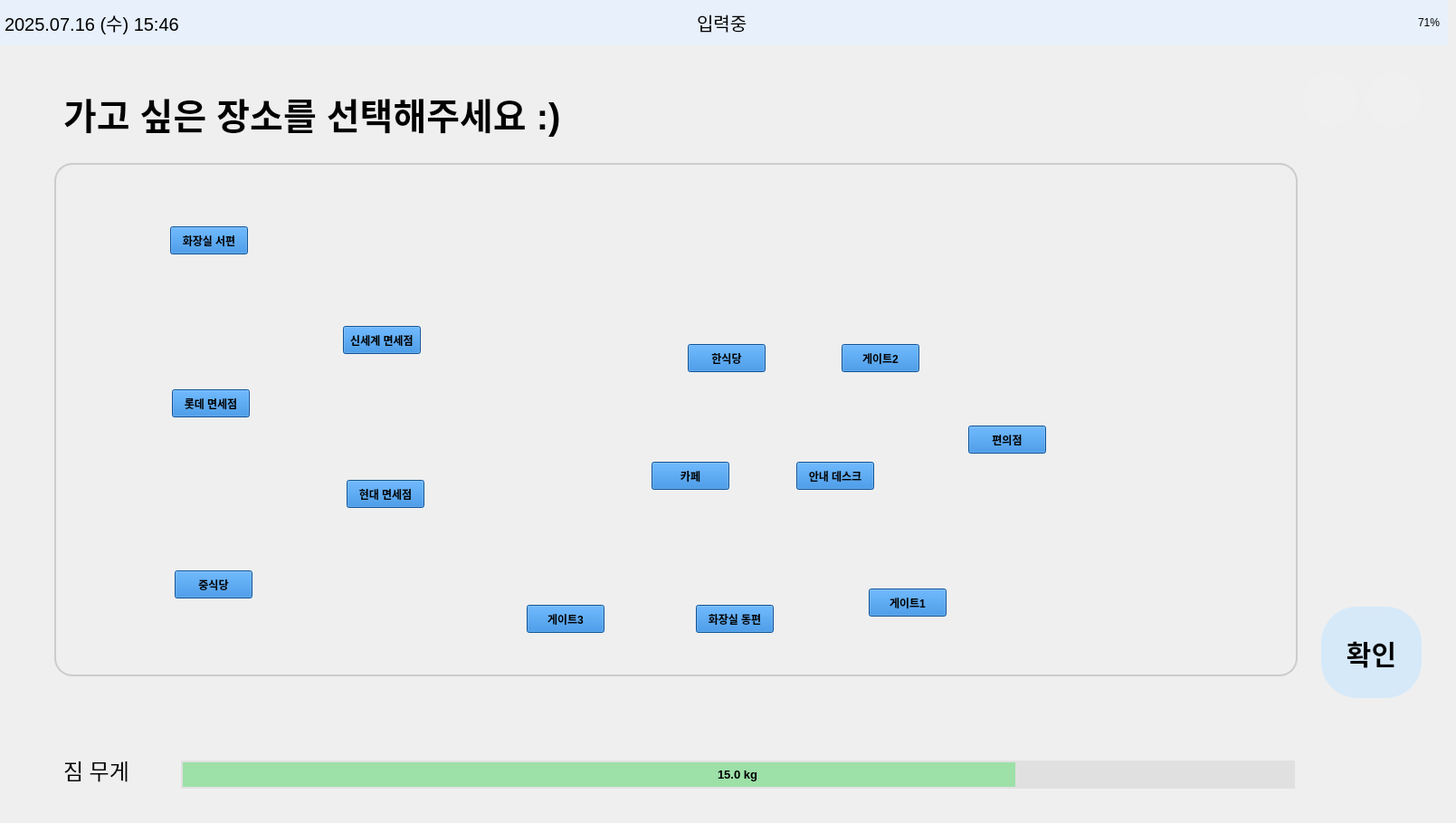
    <widget class="QWidget" name="page_select_place">
     <widget class="QLabel" name="label_weight6">
      <property name="geometry">
       <rect>
        <x>70</x>
        <y>830</y>
        <width>101</width>
        <height>41</height>
       </rect>
      </property>
      <property name="font">
       <font>
        <pointsize>18</pointsize>
       </font>
      </property>
      <property name="styleSheet">
       <string notr="true">QLabel {
    color: #000000;  /* 원하는 색상 코드로 변경 */
}
</string>
      </property>
      <property name="text">
       <string>짐 무게</string>
      </property>
      <property name="alignment">
       <set>Qt::AlignLeading|Qt::AlignLeft|Qt::AlignVCenter</set>
      </property>
     </widget>
     <widget class="QFrame" name="topbar6">
      <property name="geometry">
       <rect>
        <x>0</x>
        <y>0</y>
        <width>1600</width>
        <height>50</height>
       </rect>
      </property>
      <property name="palette">
       <palette>
        <active>
         <colorrole role="WindowText">
          <brush brushstyle="SolidPattern">
           <color alpha="255">
            <red>0</red>
            <green>0</green>
            <blue>0</blue>
           </color>
          </brush>
         </colorrole>
         <colorrole role="Button">
          <brush brushstyle="SolidPattern">
           <color alpha="255">
            <red>231</red>
            <green>240</green>
            <blue>251</blue>
           </color>
          </brush>
         </colorrole>
         <colorrole role="Light">
          <brush brushstyle="SolidPattern">
           <color alpha="255">
            <red>255</red>
            <green>116</green>
            <blue>116</blue>
           </color>
          </brush>
         </colorrole>
         <colorrole role="Midlight">
          <brush brushstyle="SolidPattern">
           <color alpha="255">
            <red>247</red>
            <green>63</green>
            <blue>63</blue>
           </color>
          </brush>
         </colorrole>
         <colorrole role="Dark">
          <brush brushstyle="SolidPattern">
           <color alpha="255">
            <red>120</red>
            <green>6</green>
            <blue>6</blue>
           </color>
          </brush>
         </colorrole>
         <colorrole role="Mid">
          <brush brushstyle="SolidPattern">
           <color alpha="255">
            <red>160</red>
            <green>7</green>
            <blue>7</blue>
           </color>
          </brush>
         </colorrole>
         <colorrole role="Text">
          <brush brushstyle="SolidPattern">
           <color alpha="255">
            <red>0</red>
            <green>0</green>
            <blue>0</blue>
           </color>
          </brush>
         </colorrole>
         <colorrole role="BrightText">
          <brush brushstyle="SolidPattern">
           <color alpha="255">
            <red>255</red>
            <green>255</green>
            <blue>255</blue>
           </color>
          </brush>
         </colorrole>
         <colorrole role="ButtonText">
          <brush brushstyle="SolidPattern">
           <color alpha="255">
            <red>0</red>
            <green>0</green>
            <blue>0</blue>
           </color>
          </brush>
         </colorrole>
         <colorrole role="Base">
          <brush brushstyle="SolidPattern">
           <color alpha="255">
            <red>231</red>
            <green>240</green>
            <blue>251</blue>
           </color>
          </brush>
         </colorrole>
         <colorrole role="Window">
          <brush brushstyle="SolidPattern">
           <color alpha="255">
            <red>231</red>
            <green>240</green>
            <blue>251</blue>
           </color>
          </brush>
         </colorrole>
         <colorrole role="Shadow">
          <brush brushstyle="SolidPattern">
           <color alpha="255">
            <red>0</red>
            <green>0</green>
            <blue>0</blue>
           </color>
          </brush>
         </colorrole>
         <colorrole role="AlternateBase">
          <brush brushstyle="SolidPattern">
           <color alpha="255">
            <red>247</red>
            <green>133</green>
            <blue>133</blue>
           </color>
          </brush>
         </colorrole>
         <colorrole role="ToolTipBase">
          <brush brushstyle="SolidPattern">
           <color alpha="255">
            <red>255</red>
            <green>255</green>
            <blue>220</blue>
           </color>
          </brush>
         </colorrole>
         <colorrole role="ToolTipText">
          <brush brushstyle="SolidPattern">
           <color alpha="255">
            <red>0</red>
            <green>0</green>
            <blue>0</blue>
           </color>
          </brush>
         </colorrole>
         <colorrole role="PlaceholderText">
          <brush brushstyle="SolidPattern">
           <color alpha="128">
            <red>0</red>
            <green>0</green>
            <blue>0</blue>
           </color>
          </brush>
         </colorrole>
        </active>
        <inactive>
         <colorrole role="WindowText">
          <brush brushstyle="SolidPattern">
           <color alpha="255">
            <red>0</red>
            <green>0</green>
            <blue>0</blue>
           </color>
          </brush>
         </colorrole>
         <colorrole role="Button">
          <brush brushstyle="SolidPattern">
           <color alpha="255">
            <red>231</red>
            <green>240</green>
            <blue>251</blue>
           </color>
          </brush>
         </colorrole>
         <colorrole role="Light">
          <brush brushstyle="SolidPattern">
           <color alpha="255">
            <red>255</red>
            <green>116</green>
            <blue>116</blue>
           </color>
          </brush>
         </colorrole>
         <colorrole role="Midlight">
          <brush brushstyle="SolidPattern">
           <color alpha="255">
            <red>247</red>
            <green>63</green>
            <blue>63</blue>
           </color>
          </brush>
         </colorrole>
         <colorrole role="Dark">
          <brush brushstyle="SolidPattern">
           <color alpha="255">
            <red>120</red>
            <green>6</green>
            <blue>6</blue>
           </color>
          </brush>
         </colorrole>
         <colorrole role="Mid">
          <brush brushstyle="SolidPattern">
           <color alpha="255">
            <red>160</red>
            <green>7</green>
            <blue>7</blue>
           </color>
          </brush>
         </colorrole>
         <colorrole role="Text">
          <brush brushstyle="SolidPattern">
           <color alpha="255">
            <red>0</red>
            <green>0</green>
            <blue>0</blue>
           </color>
          </brush>
         </colorrole>
         <colorrole role="BrightText">
          <brush brushstyle="SolidPattern">
           <color alpha="255">
            <red>255</red>
            <green>255</green>
            <blue>255</blue>
           </color>
          </brush>
         </colorrole>
         <colorrole role="ButtonText">
          <brush brushstyle="SolidPattern">
           <color alpha="255">
            <red>0</red>
            <green>0</green>
            <blue>0</blue>
           </color>
          </brush>
         </colorrole>
         <colorrole role="Base">
          <brush brushstyle="SolidPattern">
           <color alpha="255">
            <red>231</red>
            <green>240</green>
            <blue>251</blue>
           </color>
          </brush>
         </colorrole>
         <colorrole role="Window">
          <brush brushstyle="SolidPattern">
           <color alpha="255">
            <red>231</red>
            <green>240</green>
            <blue>251</blue>
           </color>
          </brush>
         </colorrole>
         <colorrole role="Shadow">
          <brush brushstyle="SolidPattern">
           <color alpha="255">
            <red>0</red>
            <green>0</green>
            <blue>0</blue>
           </color>
          </brush>
         </colorrole>
         <colorrole role="AlternateBase">
          <brush brushstyle="SolidPattern">
           <color alpha="255">
            <red>247</red>
            <green>133</green>
            <blue>133</blue>
           </color>
          </brush>
         </colorrole>
         <colorrole role="ToolTipBase">
          <brush brushstyle="SolidPattern">
           <color alpha="255">
            <red>255</red>
            <green>255</green>
            <blue>220</blue>
           </color>
          </brush>
         </colorrole>
         <colorrole role="ToolTipText">
          <brush brushstyle="SolidPattern">
           <color alpha="255">
            <red>0</red>
            <green>0</green>
            <blue>0</blue>
           </color>
          </brush>
         </colorrole>
         <colorrole role="PlaceholderText">
          <brush brushstyle="SolidPattern">
           <color alpha="128">
            <red>0</red>
            <green>0</green>
            <blue>0</blue>
           </color>
          </brush>
         </colorrole>
        </inactive>
        <disabled>
         <colorrole role="WindowText">
          <brush brushstyle="SolidPattern">
           <color alpha="255">
            <red>120</red>
            <green>6</green>
            <blue>6</blue>
           </color>
          </brush>
         </colorrole>
         <colorrole role="Button">
          <brush brushstyle="SolidPattern">
           <color alpha="255">
            <red>231</red>
            <green>240</green>
            <blue>251</blue>
           </color>
          </brush>
         </colorrole>
         <colorrole role="Light">
          <brush brushstyle="SolidPattern">
           <color alpha="255">
            <red>255</red>
            <green>116</green>
            <blue>116</blue>
           </color>
          </brush>
         </colorrole>
         <colorrole role="Midlight">
          <brush brushstyle="SolidPattern">
           <color alpha="255">
            <red>247</red>
            <green>63</green>
            <blue>63</blue>
           </color>
          </brush>
         </colorrole>
         <colorrole role="Dark">
          <brush brushstyle="SolidPattern">
           <color alpha="255">
            <red>120</red>
            <green>6</green>
            <blue>6</blue>
           </color>
          </brush>
         </colorrole>
         <colorrole role="Mid">
          <brush brushstyle="SolidPattern">
           <color alpha="255">
            <red>160</red>
            <green>7</green>
            <blue>7</blue>
           </color>
          </brush>
         </colorrole>
         <colorrole role="Text">
          <brush brushstyle="SolidPattern">
           <color alpha="255">
            <red>120</red>
            <green>6</green>
            <blue>6</blue>
           </color>
          </brush>
         </colorrole>
         <colorrole role="BrightText">
          <brush brushstyle="SolidPattern">
           <color alpha="255">
            <red>255</red>
            <green>255</green>
            <blue>255</blue>
           </color>
          </brush>
         </colorrole>
         <colorrole role="ButtonText">
          <brush brushstyle="SolidPattern">
           <color alpha="255">
            <red>120</red>
            <green>6</green>
            <blue>6</blue>
           </color>
          </brush>
         </colorrole>
         <colorrole role="Base">
          <brush brushstyle="SolidPattern">
           <color alpha="255">
            <red>231</red>
            <green>240</green>
            <blue>251</blue>
           </color>
          </brush>
         </colorrole>
         <colorrole role="Window">
          <brush brushstyle="SolidPattern">
           <color alpha="255">
            <red>231</red>
            <green>240</green>
            <blue>251</blue>
           </color>
          </brush>
         </colorrole>
         <colorrole role="Shadow">
          <brush brushstyle="SolidPattern">
           <color alpha="255">
            <red>0</red>
            <green>0</green>
            <blue>0</blue>
           </color>
          </brush>
         </colorrole>
         <colorrole role="AlternateBase">
          <brush brushstyle="SolidPattern">
           <color alpha="255">
            <red>240</red>
            <green>11</green>
            <blue>11</blue>
           </color>
          </brush>
         </colorrole>
         <colorrole role="ToolTipBase">
          <brush brushstyle="SolidPattern">
           <color alpha="255">
            <red>255</red>
            <green>255</green>
            <blue>220</blue>
           </color>
          </brush>
         </colorrole>
         <colorrole role="ToolTipText">
          <brush brushstyle="SolidPattern">
           <color alpha="255">
            <red>0</red>
            <green>0</green>
            <blue>0</blue>
           </color>
          </brush>
         </colorrole>
         <colorrole role="PlaceholderText">
          <brush brushstyle="SolidPattern">
           <color alpha="128">
            <red>0</red>
            <green>0</green>
            <blue>0</blue>
           </color>
          </brush>
         </colorrole>
        </disabled>
       </palette>
      </property>
      <property name="styleSheet">
       <string>background-color: #e7f0fb;</string>
      </property>
      <widget class="QLabel" name="label_datetime6">
       <property name="geometry">
        <rect>
         <x>5</x>
         <y>0</y>
         <width>331</width>
         <height>50</height>
        </rect>
       </property>
       <property name="font">
        <font>
         <pointsize>15</pointsize>
        </font>
       </property>
       <property name="text">
        <string>2025.07.16 (수) 15:46</string>
       </property>
      </widget>
      <widget class="QLabel" name="label_battery6">
       <property name="geometry">
        <rect>
         <x>1470</x>
         <y>0</y>
         <width>121</width>
         <height>50</height>
        </rect>
       </property>
       <property name="text">
        <string>71%</string>
       </property>
       <property name="alignment">
        <set>Qt::AlignRight|Qt::AlignTrailing|Qt::AlignVCenter</set>
       </property>
      </widget>
      <widget class="QLabel" name="label_status6">
       <property name="geometry">
        <rect>
         <x>770</x>
         <y>0</y>
         <width>141</width>
         <height>50</height>
        </rect>
       </property>
       <property name="font">
        <font>
         <pointsize>15</pointsize>
         <weight>50</weight>
         <bold>false</bold>
        </font>
       </property>
       <property name="text">
        <string>입력중</string>
       </property>
      </widget>
      <widget class="QLabel" name="label_image6">
       <property name="geometry">
        <rect>
         <x>690</x>
         <y>0</y>
         <width>71</width>
         <height>50</height>
        </rect>
       </property>
       <property name="text">
        <string/>
       </property>
       <property name="pixmap">
        <pixmap>icon/입력중.png</pixmap>
       </property>
       <property name="scaledContents">
        <bool>true</bool>
       </property>
      </widget>
     </widget>
     <widget class="QProgressBar" name="weight_bar6">
      <property name="geometry">
       <rect>
        <x>200</x>
        <y>840</y>
        <width>1231</width>
        <height>31</height>
       </rect>
      </property>
      <property name="font">
       <font>
        <pointsize>10</pointsize>
        <weight>75</weight>
        <bold>true</bold>
       </font>
      </property>
      <property name="styleSheet">
       <string notr="true">QProgressBar {
    border: 2px solid #E0E0E0;         /* 테두리: 불투명 회색 */
    border-radius: 30px;               /* 둥글게 */
    background-color: #E0E0E0;         /* 배경: 불투명 연회색 */
    text-align: center;                /* 텍스트 중앙 정렬 */
}

QProgressBar::chunk {
    background-color: rgba(129, 224, 144, 180);   /* 초록색 바 + 투명도 */
    border-radius: 30px;
}
</string>
      </property>
      <property name="maximum">
       <number>20000</number>
      </property>
      <property name="value">
       <number>15000</number>
      </property>
      <property name="format">
       <string>15.0 kg</string>
      </property>
     </widget>
     <widget class="QLabel" name="label_select_place_text6">
      <property name="geometry">
       <rect>
        <x>70</x>
        <y>60</y>
        <width>1021</width>
        <height>131</height>
       </rect>
      </property>
      <property name="font">
       <font>
        <pointsize>30</pointsize>
        <weight>75</weight>
        <bold>true</bold>
       </font>
      </property>
      <property name="styleSheet">
       <string notr="true">background-color: rgba(255, 255, 255, 0);</string>
      </property>
      <property name="text">
       <string>가고 싶은 장소를 선택해주세요 :)</string>
      </property>
      <property name="alignment">
       <set>Qt::AlignLeading|Qt::AlignLeft|Qt::AlignVCenter</set>
      </property>
     </widget>
     <widget class="QPushButton" name="btn_back6">
      <property name="geometry">
       <rect>
        <x>1510</x>
        <y>80</y>
        <width>60</width>
        <height>60</height>
       </rect>
      </property>
      <property name="palette">
       <palette>
        <active>
         <colorrole role="Button">
          <brush brushstyle="SolidPattern">
           <color alpha="255">
            <red>240</red>
            <green>240</green>
            <blue>240</blue>
           </color>
          </brush>
         </colorrole>
         <colorrole role="Base">
          <brush brushstyle="SolidPattern">
           <color alpha="255">
            <red>240</red>
            <green>240</green>
            <blue>240</blue>
           </color>
          </brush>
         </colorrole>
         <colorrole role="Window">
          <brush brushstyle="SolidPattern">
           <color alpha="255">
            <red>240</red>
            <green>240</green>
            <blue>240</blue>
           </color>
          </brush>
         </colorrole>
        </active>
        <inactive>
         <colorrole role="Button">
          <brush brushstyle="SolidPattern">
           <color alpha="255">
            <red>240</red>
            <green>240</green>
            <blue>240</blue>
           </color>
          </brush>
         </colorrole>
         <colorrole role="Base">
          <brush brushstyle="SolidPattern">
           <color alpha="255">
            <red>240</red>
            <green>240</green>
            <blue>240</blue>
           </color>
          </brush>
         </colorrole>
         <colorrole role="Window">
          <brush brushstyle="SolidPattern">
           <color alpha="255">
            <red>240</red>
            <green>240</green>
            <blue>240</blue>
           </color>
          </brush>
         </colorrole>
        </inactive>
        <disabled>
         <colorrole role="Button">
          <brush brushstyle="SolidPattern">
           <color alpha="255">
            <red>240</red>
            <green>240</green>
            <blue>240</blue>
           </color>
          </brush>
         </colorrole>
         <colorrole role="Base">
          <brush brushstyle="SolidPattern">
           <color alpha="255">
            <red>240</red>
            <green>240</green>
            <blue>240</blue>
           </color>
          </brush>
         </colorrole>
         <colorrole role="Window">
          <brush brushstyle="SolidPattern">
           <color alpha="255">
            <red>240</red>
            <green>240</green>
            <blue>240</blue>
           </color>
          </brush>
         </colorrole>
        </disabled>
       </palette>
      </property>
      <property name="styleSheet">
       <string notr="true">QPushButton {
    border: none;
    border-radius: 30px;
    background-color: #F0F0F0;
}</string>
      </property>
      <property name="text">
       <string/>
      </property>
      <property name="icon">
       <iconset>
        <normaloff>icon/back.png</normaloff>icon/back.png</iconset>
      </property>
      <property name="iconSize">
       <size>
        <width>40</width>
        <height>40</height>
       </size>
      </property>
     </widget>
     <widget class="QPushButton" name="btn_home6">
      <property name="geometry">
       <rect>
        <x>1440</x>
        <y>80</y>
        <width>60</width>
        <height>60</height>
       </rect>
      </property>
      <property name="palette">
       <palette>
        <active>
         <colorrole role="Button">
          <brush brushstyle="SolidPattern">
           <color alpha="255">
            <red>240</red>
            <green>240</green>
            <blue>240</blue>
           </color>
          </brush>
         </colorrole>
         <colorrole role="Base">
          <brush brushstyle="SolidPattern">
           <color alpha="255">
            <red>240</red>
            <green>240</green>
            <blue>240</blue>
           </color>
          </brush>
         </colorrole>
         <colorrole role="Window">
          <brush brushstyle="SolidPattern">
           <color alpha="255">
            <red>240</red>
            <green>240</green>
            <blue>240</blue>
           </color>
          </brush>
         </colorrole>
        </active>
        <inactive>
         <colorrole role="Button">
          <brush brushstyle="SolidPattern">
           <color alpha="255">
            <red>240</red>
            <green>240</green>
            <blue>240</blue>
           </color>
          </brush>
         </colorrole>
         <colorrole role="Base">
          <brush brushstyle="SolidPattern">
           <color alpha="255">
            <red>240</red>
            <green>240</green>
            <blue>240</blue>
           </color>
          </brush>
         </colorrole>
         <colorrole role="Window">
          <brush brushstyle="SolidPattern">
           <color alpha="255">
            <red>240</red>
            <green>240</green>
            <blue>240</blue>
           </color>
          </brush>
         </colorrole>
        </inactive>
        <disabled>
         <colorrole role="Button">
          <brush brushstyle="SolidPattern">
           <color alpha="255">
            <red>240</red>
            <green>240</green>
            <blue>240</blue>
           </color>
          </brush>
         </colorrole>
         <colorrole role="Base">
          <brush brushstyle="SolidPattern">
           <color alpha="255">
            <red>240</red>
            <green>240</green>
            <blue>240</blue>
           </color>
          </brush>
         </colorrole>
         <colorrole role="Window">
          <brush brushstyle="SolidPattern">
           <color alpha="255">
            <red>240</red>
            <green>240</green>
            <blue>240</blue>
           </color>
          </brush>
         </colorrole>
        </disabled>
       </palette>
      </property>
      <property name="styleSheet">
       <string notr="true">QPushButton {
    border: none;
    border-radius: 30px;
    background-color: #F0F0F0;
}</string>
      </property>
      <property name="text">
       <string/>
      </property>
      <property name="icon">
       <iconset>
        <normaloff>icon/home.png</normaloff>icon/home.png</iconset>
      </property>
      <property name="iconSize">
       <size>
        <width>40</width>
        <height>40</height>
       </size>
      </property>
     </widget>
     <widget class="QPushButton" name="btn_start6">
      <property name="geometry">
       <rect>
        <x>1460</x>
        <y>670</y>
        <width>111</width>
        <height>101</height>
       </rect>
      </property>
      <property name="font">
       <font>
        <pointsize>-1</pointsize>
        <weight>75</weight>
        <bold>true</bold>
       </font>
      </property>
      <property name="styleSheet">
       <string notr="true">QPushButton {
    background-color: #d6e9f9;
    border: none;
    border-radius: 40px;        /* 반지름 = 버튼 크기 절반 */
    min-width: 80px;
    min-height: 80px;
    font-size: 30px;
    font-weight: bold;
    color: #000000;
}
</string>
      </property>
      <property name="text">
       <string>확인</string>
      </property>
     </widget>
     <widget class="QPushButton" name="btn_place_info_desk">
      <property name="geometry">
       <rect>
        <x>880</x>
        <y>510</y>
        <width>86</width>
        <height>31</height>
       </rect>
      </property>
      <property name="font">
       <font>
        <weight>75</weight>
        <bold>true</bold>
       </font>
      </property>
      <property name="styleSheet">
       <string notr="true">background-color: #1976D2;</string>
      </property>
      <property name="text">
       <string>안내 데스크</string>
      </property>
      <property name="flat">
       <bool>false</bool>
      </property>
     </widget>
     <widget class="QPushButton" name="btn_place_restaurant_K">
      <property name="geometry">
       <rect>
        <x>760</x>
        <y>380</y>
        <width>86</width>
        <height>31</height>
       </rect>
      </property>
      <property name="font">
       <font>
        <weight>75</weight>
        <bold>true</bold>
       </font>
      </property>
      <property name="styleSheet">
       <string notr="true">background-color: #1976D2;</string>
      </property>
      <property name="text">
       <string>한식당</string>
      </property>
     </widget>
     <widget class="QPushButton" name="btn_place_gate1">
      <property name="geometry">
       <rect>
        <x>960</x>
        <y>650</y>
        <width>86</width>
        <height>31</height>
       </rect>
      </property>
      <property name="font">
       <font>
        <weight>75</weight>
        <bold>true</bold>
       </font>
      </property>
      <property name="styleSheet">
       <string notr="true">background-color: #1976D2;</string>
      </property>
      <property name="text">
       <string>게이트1</string>
      </property>
     </widget>
     <widget class="QPushButton" name="btn_place_gate2">
      <property name="geometry">
       <rect>
        <x>930</x>
        <y>380</y>
        <width>86</width>
        <height>31</height>
       </rect>
      </property>
      <property name="font">
       <font>
        <weight>75</weight>
        <bold>true</bold>
       </font>
      </property>
      <property name="styleSheet">
       <string notr="true">background-color: #1976D2;</string>
      </property>
      <property name="text">
       <string>게이트2</string>
      </property>
     </widget>
     <widget class="QLabel" name="label_background6">
      <property name="geometry">
       <rect>
        <x>0</x>
        <y>50</y>
        <width>1600</width>
        <height>850</height>
       </rect>
      </property>
      <property name="text">
       <string/>
      </property>
      <property name="pixmap">
       <pixmap>icon/background.jpeg</pixmap>
      </property>
      <property name="scaledContents">
       <bool>true</bool>
      </property>
     </widget>
     <widget class="QGraphicsView" name="view_map6">
      <property name="geometry">
       <rect>
        <x>60</x>
        <y>180</y>
        <width>1374</width>
        <height>567</height>
       </rect>
      </property>
      <property name="styleSheet">
       <string notr="true">QGraphicsView {
    border: 2px solid #CCCCCC;
    border-radius: 20px;
    background-color: transparent;  /* 배경은 필요에 따라 투명 */
    padding: 0px;                   /* 안쪽 여백 없음 = 꽉 채움 */
}</string>
      </property>
      <property name="verticalScrollBarPolicy">
       <enum>Qt::ScrollBarAlwaysOff</enum>
      </property>
      <property name="horizontalScrollBarPolicy">
       <enum>Qt::ScrollBarAlwaysOff</enum>
      </property>
     </widget>
     <widget class="QPushButton" name="btn_place_shop_S">
      <property name="geometry">
       <rect>
        <x>379</x>
        <y>360</y>
        <width>86</width>
        <height>31</height>
       </rect>
      </property>
      <property name="font">
       <font>
        <weight>75</weight>
        <bold>true</bold>
       </font>
      </property>
      <property name="styleSheet">
       <string notr="true">background-color: #1976D2;</string>
      </property>
      <property name="text">
       <string>신세계 면세점</string>
      </property>
     </widget>
     <widget class="QPushButton" name="btn_place_shop_L">
      <property name="geometry">
       <rect>
        <x>190</x>
        <y>430</y>
        <width>86</width>
        <height>31</height>
       </rect>
      </property>
      <property name="font">
       <font>
        <weight>75</weight>
        <bold>true</bold>
        <underline>false</underline>
       </font>
      </property>
      <property name="styleSheet">
       <string notr="true">background-color: #1976D2;</string>
      </property>
      <property name="text">
       <string>롯데 면세점</string>
      </property>
     </widget>
     <widget class="QPushButton" name="btn_place_restaurant_C">
      <property name="geometry">
       <rect>
        <x>193</x>
        <y>630</y>
        <width>86</width>
        <height>31</height>
       </rect>
      </property>
      <property name="font">
       <font>
        <weight>75</weight>
        <bold>true</bold>
       </font>
      </property>
      <property name="styleSheet">
       <string notr="true">background-color: #1976D2;</string>
      </property>
      <property name="text">
       <string>중식당</string>
      </property>
     </widget>
     <widget class="QPushButton" name="btn_place_shop_H">
      <property name="geometry">
       <rect>
        <x>383</x>
        <y>530</y>
        <width>86</width>
        <height>31</height>
       </rect>
      </property>
      <property name="font">
       <font>
        <weight>75</weight>
        <bold>true</bold>
       </font>
      </property>
      <property name="styleSheet">
       <string notr="true">background-color: #1976D2;</string>
      </property>
      <property name="text">
       <string>현대 면세점</string>
      </property>
     </widget>
     <widget class="QPushButton" name="btn_place_gate3">
      <property name="geometry">
       <rect>
        <x>582</x>
        <y>668</y>
        <width>86</width>
        <height>31</height>
       </rect>
      </property>
      <property name="font">
       <font>
        <weight>75</weight>
        <bold>true</bold>
       </font>
      </property>
      <property name="styleSheet">
       <string notr="true">background-color: #1976D2;</string>
      </property>
      <property name="text">
       <string>게이트3</string>
      </property>
     </widget>
     <widget class="QPushButton" name="btn_place_toilet_e">
      <property name="geometry">
       <rect>
        <x>769</x>
        <y>668</y>
        <width>86</width>
        <height>31</height>
       </rect>
      </property>
      <property name="font">
       <font>
        <weight>75</weight>
        <bold>true</bold>
       </font>
      </property>
      <property name="styleSheet">
       <string notr="true">background-color: #1976D2;</string>
      </property>
      <property name="text">
       <string>화장실 동편</string>
      </property>
     </widget>
     <widget class="QPushButton" name="btn_place_convenience_store">
      <property name="geometry">
       <rect>
        <x>1070</x>
        <y>470</y>
        <width>86</width>
        <height>31</height>
       </rect>
      </property>
      <property name="font">
       <font>
        <weight>75</weight>
        <bold>true</bold>
       </font>
      </property>
      <property name="styleSheet">
       <string notr="true">background-color: #1976D2;</string>
      </property>
      <property name="text">
       <string>편의점</string>
      </property>
     </widget>
     <widget class="QPushButton" name="btn_place_cafe">
      <property name="geometry">
       <rect>
        <x>720</x>
        <y>510</y>
        <width>86</width>
        <height>31</height>
       </rect>
      </property>
      <property name="font">
       <font>
        <weight>75</weight>
        <bold>true</bold>
       </font>
      </property>
      <property name="styleSheet">
       <string notr="true">background-color: #1976D2;</string>
      </property>
      <property name="text">
       <string>카페</string>
      </property>
     </widget>
     <widget class="QPushButton" name="btn_place_toilet_w">
      <property name="geometry">
       <rect>
        <x>188</x>
        <y>250</y>
        <width>86</width>
        <height>31</height>
       </rect>
      </property>
      <property name="font">
       <font>
        <weight>75</weight>
        <bold>true</bold>
       </font>
      </property>
      <property name="styleSheet">
       <string notr="true">background-color: #1976D2;</string>
      </property>
      <property name="text">
       <string>화장실 서편</string>
      </property>
     </widget>
     <zorder>label_background6</zorder>
     <zorder>view_map6</zorder>
     <zorder>label_weight6</zorder>
     <zorder>topbar6</zorder>
     <zorder>weight_bar6</zorder>
     <zorder>label_select_place_text6</zorder>
     <zorder>btn_back6</zorder>
     <zorder>btn_home6</zorder>
     <zorder>btn_place_cafe</zorder>
     <zorder>btn_place_convenience_store</zorder>
     <zorder>btn_place_gate1</zorder>
     <zorder>btn_place_gate2</zorder>
     <zorder>btn_place_gate3</zorder>
     <zorder>btn_place_info_desk</zorder>
     <zorder>btn_place_restaurant_C</zorder>
     <zorder>btn_place_restaurant_K</zorder>
     <zorder>btn_place_shop_H</zorder>
     <zorder>btn_place_shop_L</zorder>
     <zorder>btn_place_shop_S</zorder>
     <zorder>btn_place_toilet_e</zorder>
     <zorder>btn_place_toilet_w</zorder>
     <zorder>btn_start6</zorder>
    </widget>
